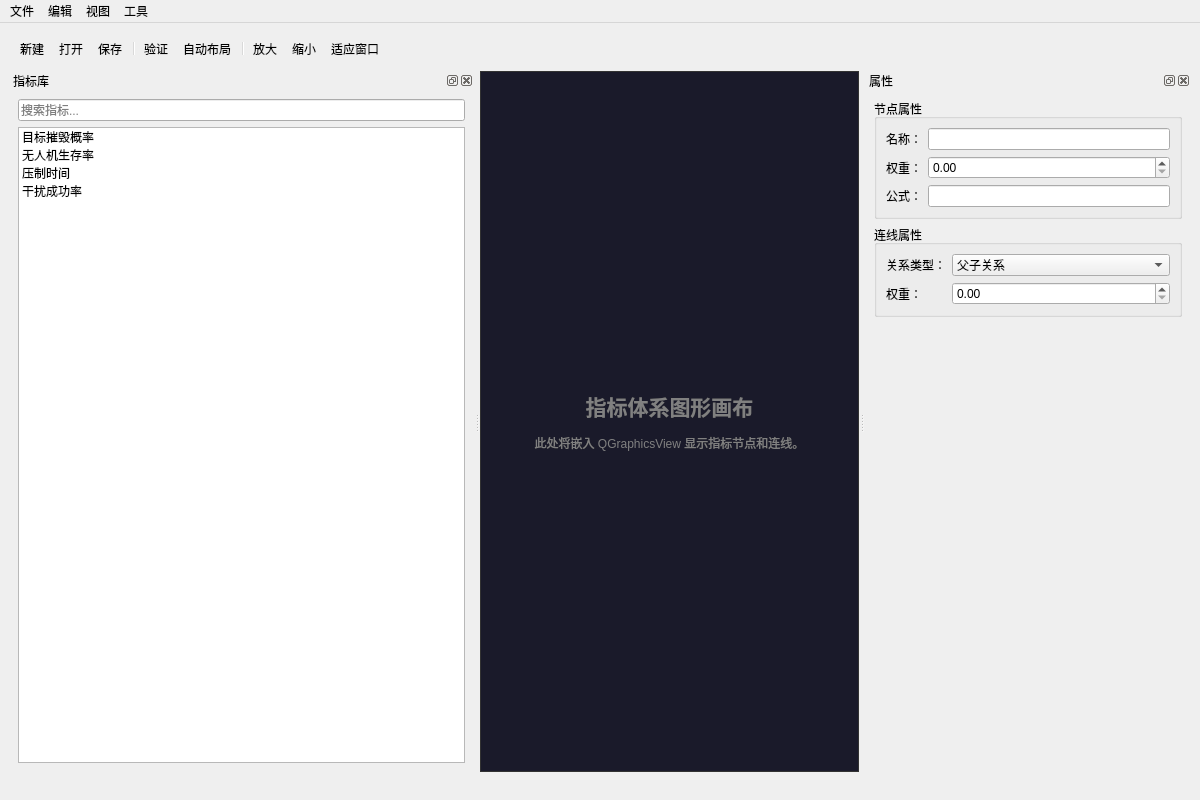
<?xml version="1.0" encoding="UTF-8"?>
<ui version="4.0">
 <class>EvalIndicatorGraphWidget</class>
 <widget class="QMainWindow" name="EvalIndicatorGraphWidget">
  <property name="geometry">
   <rect>
    <x>0</x>
    <y>0</y>
    <width>1200</width>
    <height>800</height>
   </rect>
  </property>
  <property name="windowTitle">
   <string>评估指标管理 - 反辐射无人机仿真系统</string>
  </property>
  <widget class="QWidget" name="centralwidget">
   <layout class="QVBoxLayout" name="verticalLayout">
    <!-- 顶部工具栏 -->
    <item>
     <widget class="QToolBar" name="toolBar">
      <property name="iconSize">
       <size>
        <width>24</width>
        <height>24</height>
       </size>
      </property>
      <property name="toolButtonStyle">
       <enum>Qt::ToolButtonTextUnderIcon</enum>
      </property>
      <addaction name="actionNew"/>
      <addaction name="actionOpen"/>
      <addaction name="actionSave"/>
      <addaction name="separator"/>
      <addaction name="actionValidate"/>
      <addaction name="actionAutoLayout"/>
      <addaction name="separator"/>
      <addaction name="actionZoomIn"/>
      <addaction name="actionZoomOut"/>
      <addaction name="actionZoomFit"/>
     </widget>
    </item>
    <!-- 主分割区域 -->
    <item>
     <widget class="QSplitter" name="splitter">
      <property name="orientation">
       <enum>Qt::Horizontal</enum>
      </property>
      <property name="handleWidth">
       <number>6</number>
      </property>
      <!-- 左侧指标库面板 -->
      <widget class="QDockWidget" name="dockLibrary">
       <property name="features">
        <set>QDockWidget::DockWidgetClosable|QDockWidget::DockWidgetMovable|QDockWidget::DockWidgetFloatable</set>
       </property>
       <property name="windowTitle">
        <string>指标库</string>
       </property>
       <widget class="QWidget" name="dockLibraryContents">
        <layout class="QVBoxLayout" name="verticalLayout_2">
         <item>
          <widget class="QLineEdit" name="editLibraryFilter">
           <property name="placeholderText">
            <string>搜索指标...</string>
           </property>
           <property name="clearButtonEnabled">
            <bool>true</bool>
           </property>
          </widget>
         </item>
         <item>
          <widget class="QListWidget" name="listLibrary">
           <property name="dragEnabled">
            <bool>true</bool>
           </property>
           <property name="dragDropMode">
            <enum>QAbstractItemView::DragOnly</enum>
           </property>
           <property name="defaultDropAction">
            <enum>Qt::CopyAction</enum>
           </property>
           <item>
            <property name="text">
             <string>目标摧毁概率</string>
            </property>
           </item>
           <item>
            <property name="text">
             <string>无人机生存率</string>
            </property>
           </item>
           <item>
            <property name="text">
             <string>压制时间</string>
            </property>
           </item>
           <item>
            <property name="text">
             <string>干扰成功率</string>
            </property>
           </item>
          </widget>
         </item>
        </layout>
       </widget>
      </widget>
      <!-- 中央图形画布 -->
      <widget class="QWidget" name="canvasPanel" native="true">
       <layout class="QVBoxLayout" name="verticalLayout_3">
        <item>
         <widget class="QLabel" name="labelCanvasPlaceholder">
          <property name="text">
           <string>&lt;html&gt;&lt;head/&gt;&lt;body&gt;&lt;p align=&quot;center&quot;&gt;&lt;span style=&quot; font-size:16pt; font-weight:600; color:#808080;&quot;&gt;指标体系图形画布&lt;/span&gt;&lt;/p&gt;&lt;p align=&quot;center&quot;&gt;&lt;span style=&quot; color:#808080;&quot;&gt;此处将嵌入 QGraphicsView 显示指标节点和连线。&lt;/span&gt;&lt;/p&gt;&lt;/body&gt;&lt;/html&gt;</string>
          </property>
          <property name="alignment">
           <set>Qt::AlignCenter</set>
          </property>
          <property name="wordWrap">
           <bool>true</bool>
          </property>
          <property name="styleSheet">
           <string notr="true">background-color: #1a1a2a; color: white; border: 1px solid #333;</string>
          </property>
         </widget>
        </item>
       </layout>
      </widget>
      <!-- 右侧属性面板 -->
      <widget class="QDockWidget" name="dockProperties">
       <property name="features">
        <set>QDockWidget::DockWidgetClosable|QDockWidget::DockWidgetMovable|QDockWidget::DockWidgetFloatable</set>
       </property>
       <property name="windowTitle">
        <string>属性</string>
       </property>
       <widget class="QWidget" name="dockPropertiesContents">
        <layout class="QVBoxLayout" name="verticalLayout_4">
         <item>
          <widget class="QGroupBox" name="groupNode">
           <property name="title">
            <string>节点属性</string>
           </property>
           <layout class="QFormLayout" name="formLayout">
            <item row="0" column="0">
             <widget class="QLabel" name="labelNodeName">
              <property name="text">
               <string>名称：</string>
              </property>
             </widget>
            </item>
            <item row="0" column="1">
             <widget class="QLineEdit" name="editNodeName"/>
            </item>
            <item row="1" column="0">
             <widget class="QLabel" name="labelNodeWeight">
              <property name="text">
               <string>权重：</string>
              </property>
             </widget>
            </item>
            <item row="1" column="1">
             <widget class="QDoubleSpinBox" name="spinNodeWeight">
              <property name="maximum">
               <double>1.000000000000000</double>
              </property>
              <property name="singleStep">
               <double>0.050000000000000</double>
              </property>
             </widget>
            </item>
            <item row="2" column="0">
             <widget class="QLabel" name="labelNodeFormula">
              <property name="text">
               <string>公式：</string>
              </property>
             </widget>
            </item>
            <item row="2" column="1">
             <widget class="QLineEdit" name="editNodeFormula"/>
            </item>
           </layout>
          </widget>
         </item>
         <item>
          <widget class="QGroupBox" name="groupEdge">
           <property name="title">
            <string>连线属性</string>
           </property>
           <layout class="QFormLayout" name="formLayout_2">
            <item row="0" column="0">
             <widget class="QLabel" name="labelEdgeType">
              <property name="text">
               <string>关系类型：</string>
              </property>
             </widget>
            </item>
            <item row="0" column="1">
             <widget class="QComboBox" name="comboEdgeType">
              <item>
               <property name="text">
                <string>父子关系</string>
               </property>
              </item>
              <item>
               <property name="text">
                <string>依赖关系</string>
               </property>
              </item>
             </widget>
            </item>
            <item row="1" column="0">
             <widget class="QLabel" name="labelEdgeWeight">
              <property name="text">
               <string>权重：</string>
              </property>
             </widget>
            </item>
            <item row="1" column="1">
             <widget class="QDoubleSpinBox" name="spinEdgeWeight">
              <property name="maximum">
               <double>1.000000000000000</double>
              </property>
              <property name="singleStep">
               <double>0.050000000000000</double>
              </property>
             </widget>
            </item>
           </layout>
          </widget>
         </item>
         <item>
          <spacer name="verticalSpacer">
           <property name="orientation">
            <enum>Qt::Vertical</enum>
           </property>
           <property name="sizeHint" stdset="0">
            <size>
             <width>20</width>
             <height>40</height>
            </size>
           </property>
          </spacer>
         </item>
        </layout>
       </widget>
      </widget>
     </widget>
    </item>
   </layout>
  </widget>
  <widget class="QStatusBar" name="statusbar">
   <property name="sizeGripEnabled">
    <bool>false</bool>
   </property>
  </widget>
  <widget class="QMenuBar" name="menubar">
   <property name="geometry">
    <rect>
     <x>0</x>
     <y>0</y>
     <width>1200</width>
     <height>22</height>
    </rect>
   </property>
   <widget class="QMenu" name="menuFile">
    <property name="title">
     <string>文件</string>
    </property>
    <addaction name="actionNew"/>
    <addaction name="actionOpen"/>
    <addaction name="actionSave"/>
    <addaction name="separator"/>
    <addaction name="actionExit"/>
   </widget>
   <widget class="QMenu" name="menuEdit">
    <property name="title">
     <string>编辑</string>
    </property>
    <addaction name="actionUndo"/>
    <addaction name="actionRedo"/>
    <addaction name="separator"/>
    <addaction name="actionDelete"/>
   </widget>
   <widget class="QMenu" name="menuView">
    <property name="title">
     <string>视图</string>
    </property>
    <addaction name="actionShowLibrary"/>
    <addaction name="actionShowProperties"/>
    <addaction name="separator"/>
    <addaction name="actionZoomIn"/>
    <addaction name="actionZoomOut"/>
    <addaction name="actionZoomFit"/>
   </widget>
   <widget class="QMenu" name="menuTools">
    <property name="title">
     <string>工具</string>
    </property>
    <addaction name="actionValidate"/>
    <addaction name="actionAutoLayout"/>
   </widget>
   <addaction name="menuFile"/>
   <addaction name="menuEdit"/>
   <addaction name="menuView"/>
   <addaction name="menuTools"/>
  </widget>
  <!-- 动作定义 -->
  <action name="actionNew">
   <property name="text">
    <string>新建</string>
   </property>
   <property name="toolTip">
    <string>新建指标体系</string>
   </property>
  </action>
  <action name="actionOpen">
   <property name="text">
    <string>打开</string>
   </property>
   <property name="toolTip">
    <string>打开已有指标体系</string>
   </property>
  </action>
  <action name="actionSave">
   <property name="text">
    <string>保存</string>
   </property>
   <property name="toolTip">
    <string>保存当前指标体系</string>
   </property>
  </action>
  <action name="actionExit">
   <property name="text">
    <string>退出</string>
   </property>
  </action>
  <action name="actionUndo">
   <property name="text">
    <string>撤销</string>
   </property>
  </action>
  <action name="actionRedo">
   <property name="text">
    <string>重做</string>
   </property>
  </action>
  <action name="actionDelete">
   <property name="text">
    <string>删除</string>
   </property>
   <property name="toolTip">
    <string>删除选中项</string>
   </property>
  </action>
  <action name="actionShowLibrary">
   <property name="text">
    <string>显示指标库</string>
   </property>
   <property name="checkable">
    <bool>true</bool>
   </property>
   <property name="checked">
    <bool>true</bool>
   </property>
  </action>
  <action name="actionShowProperties">
   <property name="text">
    <string>显示属性面板</string>
   </property>
   <property name="checkable">
    <bool>true</bool>
   </property>
   <property name="checked">
    <bool>true</bool>
   </property>
  </action>
  <action name="actionZoomIn">
   <property name="text">
    <string>放大</string>
   </property>
  </action>
  <action name="actionZoomOut">
   <property name="text">
    <string>缩小</string>
   </property>
  </action>
  <action name="actionZoomFit">
   <property name="text">
    <string>适应窗口</string>
   </property>
  </action>
  <action name="actionValidate">
   <property name="text">
    <string>验证</string>
   </property>
   <property name="toolTip">
    <string>验证指标体系合法性</string>
   </property>
  </action>
  <action name="actionAutoLayout">
   <property name="text">
    <string>自动布局</string>
   </property>
   <property name="toolTip">
    <string>自动排列节点</string>
   </property>
  </action>
 </widget>
 <resources/>
 <connections/>
</ui>
